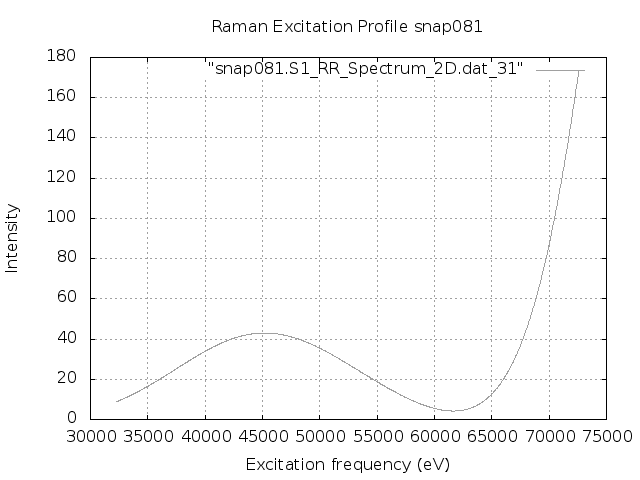

This figure's gnuplot source:
set terminal png
set output "snap081.S1.REP_frozen.png"
set xlabel 'Excitation frequency (eV)'
set ylabel 'Intensity'
set title "Raman Excitation Profile snap081"
set grid
set autoscale
plot "snap081.S1_RR_Spectrum_2D.dat_31" with lines lc "blue"
exit
